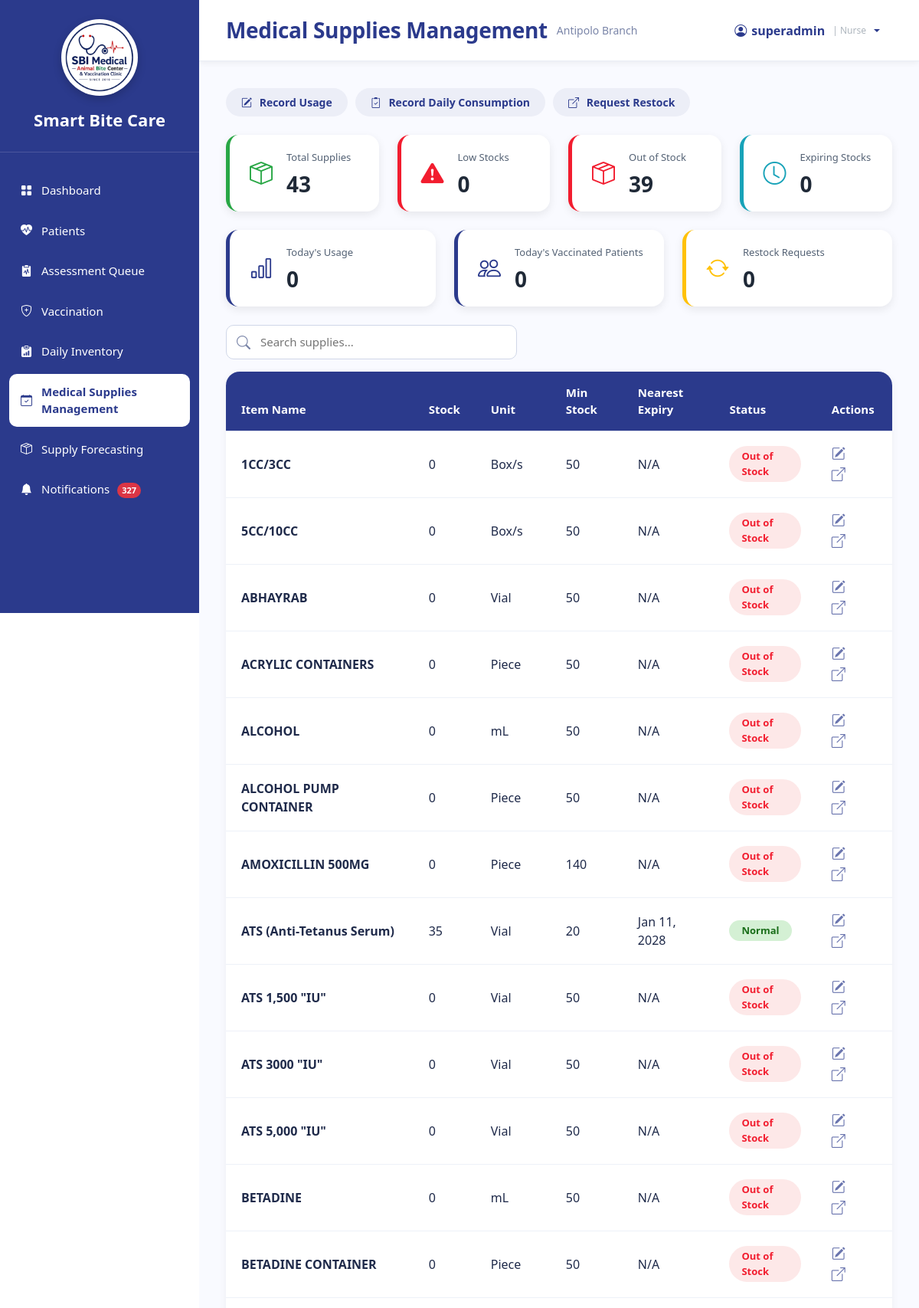
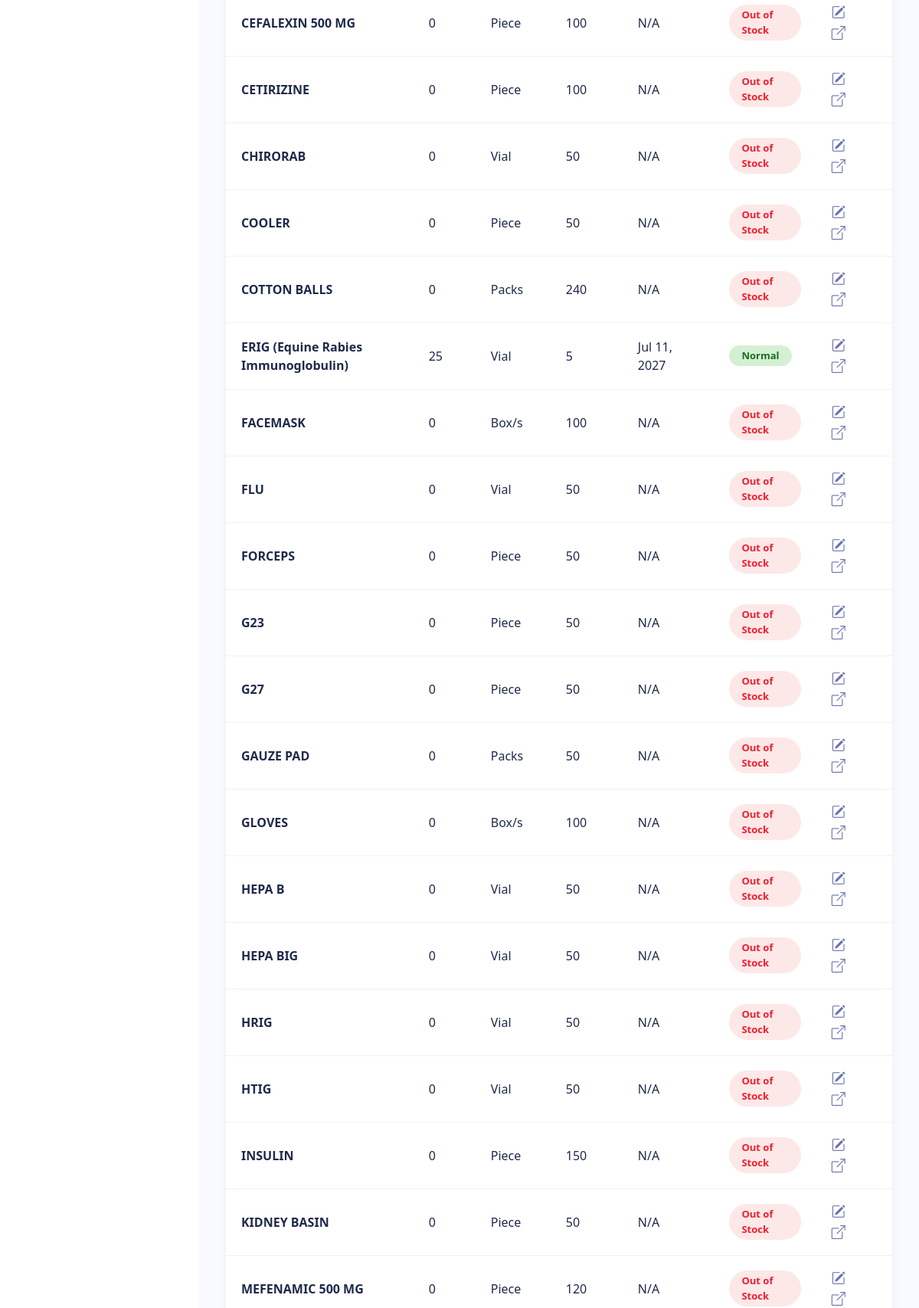
Screenshot of /Nurse_MedicalSuppliesManagement.php (signed in, upper part) with the database file from the repository (2 pictures, top to bottom).
### tables this page shows
CREATE TABLE `users` (
  `user_id` int(11) NOT NULL,
  `branch_id` varchar(10) DEFAULT NULL,
  `role_id` int(11) NOT NULL,
  `username` varchar(100) NOT NULL,
  `email` varchar(255) NOT NULL,
  `password` varchar(255) NOT NULL,
  `status` enum('Active','Inactive') DEFAULT 'Active',
  `created_at` timestamp NOT NULL DEFAULT current_timestamp(),
  `last_login` datetime DEFAULT NULL
);

CREATE TABLE `branches` (
  `branch_id` varchar(10) NOT NULL,
  `branch_name` varchar(150) NOT NULL,
  `branch_address` text DEFAULT NULL,
  `contact_number` varchar(30) DEFAULT NULL,
  `email` varchar(150) DEFAULT NULL,
  `status` enum('Active','Inactive') DEFAULT 'Active',
  `created_at` timestamp NOT NULL DEFAULT current_timestamp()
);

CREATE TABLE `inventory_items` (
  `item_id` int(11) NOT NULL,
  `category_id` int(11) NOT NULL,
  `unit_id` int(11) NOT NULL,
  `item_name` varchar(255) NOT NULL,
  `minimum_stock` int(11) DEFAULT 0,
  `description` text DEFAULT NULL,
  `is_forecastable` tinyint(1) NOT NULL DEFAULT 0,
  `is_consumable` tinyint(1) NOT NULL DEFAULT 1,
  `base_unit_label` varchar(30) DEFAULT NULL,
  `display_unit_label` varchar(30) DEFAULT NULL,
  `conversion_to_base` decimal(12,4) NOT NULL DEFAULT 1.0000
);

CREATE TABLE `units` (
  `unit_id` int(11) NOT NULL,
  `unit_name` varchar(100) NOT NULL
);

### Nurse_MedicalSuppliesManagement.php (the view, shortened to what the rows shown need)
<?php
require_once 'sources/db_connect.php';
$user_id = (int) $_SESSION['user_id'];
function h($value)
{
    return htmlspecialchars((string) $value, ENT_QUOTES, 'UTF-8');
}
$user_sql = "
    SELECT
        u.user_id,
        u.username,
        u.branch_id,
        b.branch_name
    FROM users u
    LEFT JOIN branches b
        ON u.branch_id = b.branch_id
    WHERE u.user_id = ?
    LIMIT 1
";
$user_stmt = $conn->prepare($user_sql);
$user_stmt->bind_param(
    "i",
    $user_id
);
$user_stmt->execute();
$user_result = $user_stmt->get_result();
$current_user = $user_result->fetch_assoc();
$branch_id = $current_user['branch_id'];
$branch_name =
    $current_user['branch_name']
    ?? $branch_id;
$username =
    $current_user['username']
    ?? 'Nurse';
$stmt =
    $conn->prepare(
        $items_sql
    );
$stmt->bind_param(
    "s",
    $branch_id
);
$stmt->execute();
$items_result =
    $stmt->get_result();
$items = [];
while (
    $row =
    $items_result->fetch_assoc()
) {
    $items[] = $row;
}
?>
<!DOCTYPE html>
<html lang="en">
<head>
    <link
        href="https://cdn.jsdelivr.net/npm/bootstrap@5.3.3/dist/css/bootstrap.min.css"
        rel="stylesheet"
    >
    <link
        rel="stylesheet"
        href="https://cdn.jsdelivr.net/npm/bootstrap-icons@1.11.3/font/bootstrap-icons.min.css"
    >
    <link
        rel="stylesheet"
        href="sidebar.css"
    >
</head>
<body>
<div class="main">
    <div class="topbar">
        <div class="d-flex align-items-center">
            <h3>
                Medical Supplies Management
            </h3>
            <span class="branch-label">
                <?php
                echo h(
                    $branch_name
                );
                ?>
            </span>
        </div>
 <div class="dropdown">
            <button class="profile dropdown-toggle border-0 bg-transparent px-3 py-2 rounded-3"
                    type="button" id="nurseProfileMenu"
                    data-bs-toggle="dropdown" aria-expanded="false">
                <i class="bi bi-person-circle"></i>
                <span><?php echo htmlspecialchars($username, ENT_QUOTES, 'UTF-8'); ?></span>
                <span style="font-size:12px; color:#adb5bd; font-weight:400; margin-left:4px;">| Nurse</span>
            </button>
        </div>
    </div>
    <div class="content">
        <div class="table-wrap">
            <table
                class="table align-middle"
                id="suppliesTable"
            >
                <thead>
                    <tr>
                        <th>
                            Item Name
                        </th>
                        <th>
                            Stock
                        </th>
                        <th>
                            Unit
                        </th>
                        <th>
                            Min Stock
                        </th>
                        <th>
                            Nearest Expiry
                        </th>
                        <th>
                            Status
                        </th>
                        <th>
                            Actions
                        </th>
                    </tr>
                </thead>
                <tbody>
                <?php if (count($items) > 0): ?>
                    <?php foreach ($items as $item): ?>
                        <?php
                        $current_stock =
                            (int) $item['current_stock'];
                        $minimum_stock =
                            (int) $item['minimum_stock'];
                        $status =
                            'Normal';
                        $status_class =
                            'normal';
                        if ($current_stock <= 0) {
                            $status =
                                'Out of Stock';
                            $status_class =
                                'critical';
                        } elseif (
                            $current_stock
                            <=
                            $minimum_stock
                        ) {
                            $status =
                                'Low';
                            $status_class =
                                'low';
                        }
                        $expiry_text =
                            'N/A';
                        $expiry_class =
                            '';
                        if (
                            !empty(
                                $item['expiration_date']
                            )
                        ) {
                            $expiry =
                                new DateTime(
                                    $item[
                                        'expiration_date'
                                    ]
                                );
                            $today =
                                new DateTime(
                                    'today'
                                );
                            if (
                                $expiry
                                <
                                $today
                            ) {
                                $expiry_text =
                                    'Expired';
                                $expiry_class =
                                    'text-danger fw-bold';
                            } else {
                                $expiry_text =
                                    $expiry->format(
                                        'M d, Y'
                                    );
                            }
                        }
                        ?>
                        <tr>
                            <td>
                                <strong>
                                    <?php
                                    echo h(
                                        $item[
                                            'item_name'
                                        ]
                                    );
                                    ?>
                                </strong>
                            </td>
                            <td>
                                <?php
                                echo
                                $current_stock;
                                ?>
                            </td>
                            <td>
                                <?php
                                echo h(
                                    $item[
                                        'unit_name'
                                    ]
                                    ?? 'N/A'
                                );
                                ?>
                            </td>
                            <td>
                                <?php
                                echo
                                $minimum_stock;
                                ?>
                            </td>
                            <td
                                class="<?php
                                echo h(
                                    $expiry_class
                                );
                                ?>"
                            >
                                <?php
                                echo h(
                                    $expiry_text
                                );
                                ?>
                            </td>
                            <td>
                                <span
                                    class="status-badge <?php
                                    echo h(
                                        $status_class
                                    );
                                    ?>"
                                >
                                    <?php
                                    echo h(
                                        $status
                                    );
                                    ?>
                                </span>
                            </td>
                            <td class="action-icons">
                                <i
                                    class="bi bi-pencil-square usage-action"
                                    data-item-id="<?php
                                    echo
                                    (int)
                                    $item['item_id'];
                                    ?>"
                                    data-bs-toggle="modal"
                                    data-bs-target="#recordUsageModal"
                                    title="Record Usage"
                                ></i>
                                <i
                                    class="bi bi-box-arrow-up-right restock-action"
                                    data-item-id="<?php
                                    echo
                                    (int)
                                    $item['item_id'];
                                    ?>"
                                    data-bs-toggle="modal"
                                    data-bs-target="#requestRestockModal"
                                    title="Request Restock"
                                ></i>
                            </td>
                        </tr>
                    <?php endforeach; ?>
                <?php endif; ?>
                </tbody>
            </table>
        </div>
    </div>
</div>
</body>
</html>

### rows the page displays
users: branch.branch_name "Antipolo Branch", username "superadmin"
inventory_items: item_name "1CC/3CC", current_stock "0", unit.unit_name "Box/s", minimum_stock "50", expiry_text "N/A", status "Out of Stock"
inventory_items: item_name "5CC/10CC", current_stock "0", unit.unit_name "Box/s", minimum_stock "50", expiry_text "N/A", status "Out of Stock"
inventory_items: item_name "ABHAYRAB", current_stock "0", unit.unit_name "Vial", minimum_stock "50", expiry_text "N/A", status "Out of Stock"
inventory_items: item_name "ACRYLIC CONTAINERS", current_stock "0", unit.unit_name "Piece", minimum_stock "50", expiry_text "N/A", status "Out of Stock"
inventory_items: item_name "ALCOHOL", current_stock "0", unit.unit_name "mL", minimum_stock "50", expiry_text "N/A", status "Out of Stock"
inventory_items: item_name "ALCOHOL PUMP CONTAINER", current_stock "0", unit.unit_name "Piece", minimum_stock "50", expiry_text "N/A", status "Out of Stock"
inventory_items: item_name "AMOXICILLIN 500MG", current_stock "0", unit.unit_name "Piece", minimum_stock "140", expiry_text "N/A", status "Out of Stock"
inventory_items: item_name "ATS (Anti-Tetanus Serum)", current_stock "35", unit.unit_name "Vial", minimum_stock "20", expiry_text "Jan 11, 2028", status "Normal"
inventory_items: item_name "ATS 1,500 \"IU\"", current_stock "0", unit.unit_name "Vial", minimum_stock "50", expiry_text "N/A", status "Out of Stock"
inventory_items: item_name "ATS 3000 \"IU\"", current_stock "0", unit.unit_name "Vial", minimum_stock "50", expiry_text "N/A", status "Out of Stock"
inventory_items: item_name "ATS 5,000 \"IU\"", current_stock "0", unit.unit_name "Vial", minimum_stock "50", expiry_text "N/A", status "Out of Stock"
inventory_items: item_name "BETADINE", current_stock "0", unit.unit_name "mL", minimum_stock "50", expiry_text "N/A", status "Out of Stock"
inventory_items: item_name "BETADINE CONTAINER", current_stock "0", unit.unit_name "Piece", minimum_stock "50", expiry_text "N/A", status "Out of Stock"
inventory_items: item_name "CEFALEXIN 500 MG", current_stock "0", unit.unit_name "Piece", minimum_stock "100", expiry_text "N/A", status "Out of Stock"
inventory_items: item_name "CETIRIZINE", current_stock "0", unit.unit_name "Piece", minimum_stock "100", expiry_text "N/A", status "Out of Stock"
inventory_items: item_name "CHIRORAB", current_stock "0", unit.unit_name "Vial", minimum_stock "50", expiry_text "N/A", status "Out of Stock"
inventory_items: item_name "COOLER", current_stock "0", unit.unit_name "Piece", minimum_stock "50", expiry_text "N/A", status "Out of Stock"
inventory_items: item_name "COTTON BALLS", current_stock "0", unit.unit_name "Packs", minimum_stock "240", expiry_text "N/A", status "Out of Stock"
inventory_items: item_name "ERIG (Equine Rabies Immunoglobulin)", current_stock "25", unit.unit_name "Vial", minimum_stock "5", expiry_text "Jul 11, 2027", status "Normal"
inventory_items: item_name "FACEMASK", current_stock "0", unit.unit_name "Box/s", minimum_stock "100", expiry_text "N/A", status "Out of Stock"
inventory_items: item_name "FLU", current_stock "0", unit.unit_name "Vial", minimum_stock "50", expiry_text "N/A", status "Out of Stock"
inventory_items: item_name "FORCEPS", current_stock "0", unit.unit_name "Piece", minimum_stock "50", expiry_text "N/A", status "Out of Stock"
inventory_items: item_name "G23", current_stock "0", unit.unit_name "Piece", minimum_stock "50", expiry_text "N/A", status "Out of Stock"
inventory_items: item_name "G27", current_stock "0", unit.unit_name "Piece", minimum_stock "50", expiry_text "N/A", status "Out of Stock"
inventory_items: item_name "GAUZE PAD", current_stock "0", unit.unit_name "Packs", minimum_stock "50", expiry_text "N/A", status "Out of Stock"
inventory_items: item_name "GLOVES", current_stock "0", unit.unit_name "Box/s", minimum_stock "100", expiry_text "N/A", status "Out of Stock"
inventory_items: item_name "HEPA B", current_stock "0", unit.unit_name "Vial", minimum_stock "50", expiry_text "N/A", status "Out of Stock"
inventory_items: item_name "HEPA BIG", current_stock "0", unit.unit_name "Vial", minimum_stock "50", expiry_text "N/A", status "Out of Stock"
inventory_items: item_name "HRIG", current_stock "0", unit.unit_name "Vial", minimum_stock "50", expiry_text "N/A", status "Out of Stock"
inventory_items: item_name "HTIG", current_stock "0", unit.unit_name "Vial", minimum_stock "50", expiry_text "N/A", status "Out of Stock"
inventory_items: item_name "INSULIN", current_stock "0", unit.unit_name "Piece", minimum_stock "150", expiry_text "N/A", status "Out of Stock"
inventory_items: item_name "KIDNEY BASIN", current_stock "0", unit.unit_name "Piece", minimum_stock "50", expiry_text "N/A", status "Out of Stock"
inventory_items: item_name "MEFENAMIC 500 MG", current_stock "0", unit.unit_name "Piece", minimum_stock "120", expiry_text "N/A", status "Out of Stock"

### other values shown
$notification_count "327"
